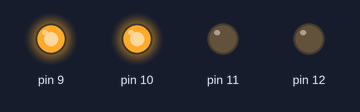
The sketch below on a simulated Arduino Uno, built with avr-gcc and run on an emulated ATmega328P. Shown: output pins drawn as LEDs (lit = HIGH).

Above: at 0.5 s.
At 1.5 s:
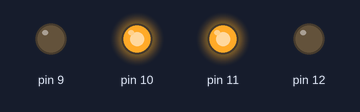
At 2.5 s:
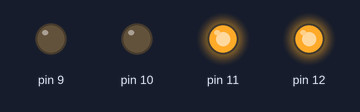
At 3.5 s:
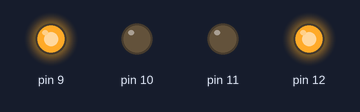
Timing chart, 0 to 5.2 s (numbered marks = the images above):
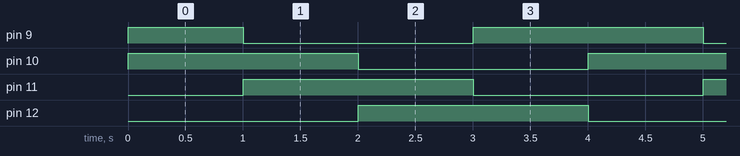

Measured:
- by itself, pin 9: repeats every 4.0 s: LOW 2.0 s, HIGH 2.0 s
- by itself, pin 10–12: alternates HIGH for 2.0 s and LOW for 2.0 s
- by itself, everything shown: repeats every 4.0 s, in 5 steps

The sketch:

Exp2_LED_Chaser.ino
```cpp
void setup()
{
  for(int i=9;i<13;i++)
  {
    pinMode(i,OUTPUT);
  }
}
void loop()
 {
   for(int i=9;i<13;i++)
   {
     ALO();
     if(i!=12)
     {
       digitalWrite(i,HIGH);
       digitalWrite(i+1,HIGH);
       delay(1000);
     }
     else
     {
       digitalWrite(i,HIGH);
       digitalWrite(i-3,HIGH);
       delay(1000);
       ALO();
     }
   }
}
   void ALO(void)
   {
     for(int i=9;i<13;i++)
     {
       digitalWrite(i,LOW);
     }
   }
```
